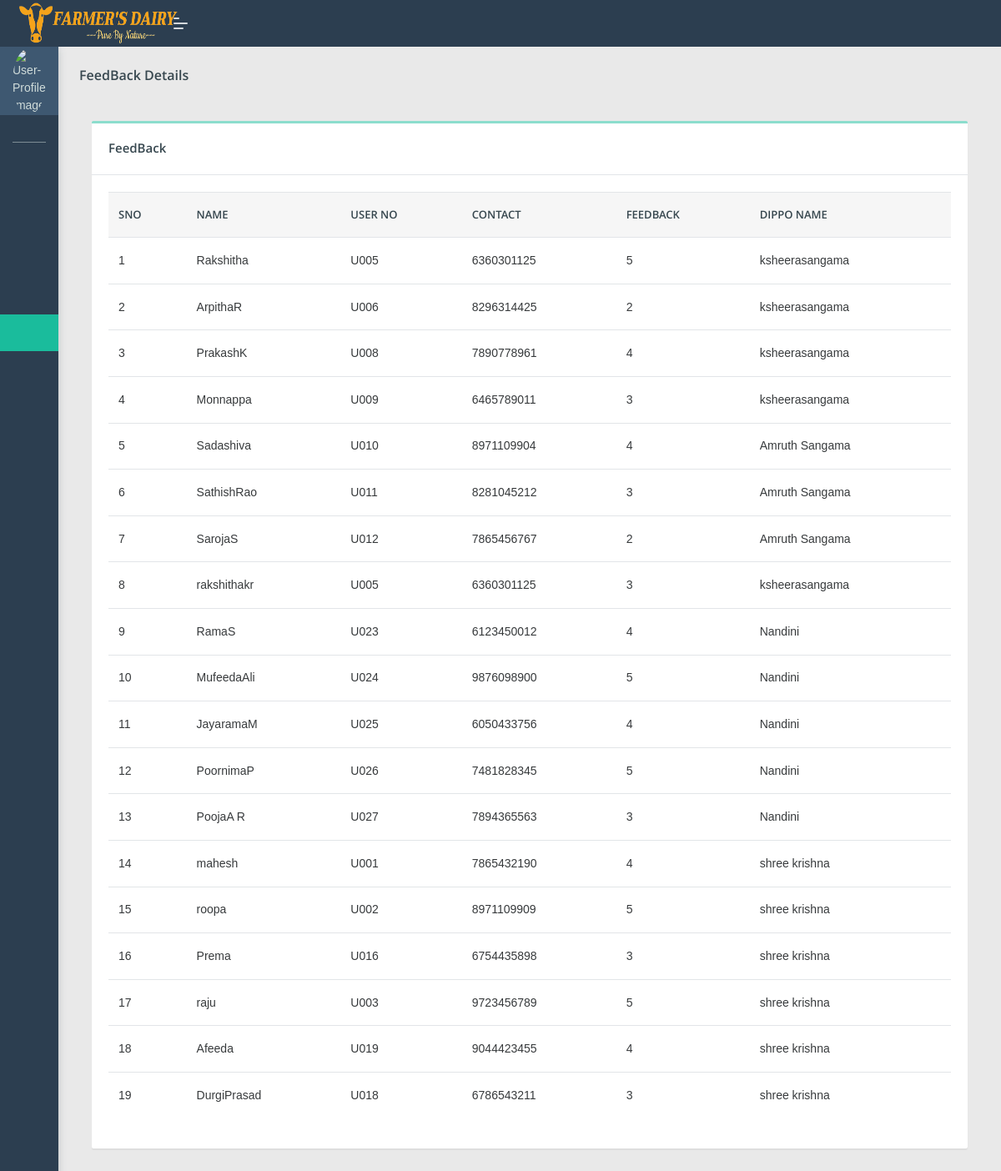
The page /admin/viewfeed.php on the database its author committed.
### tables this page shows
CREATE TABLE `feedback` (
  `id` int(100) NOT NULL,
  `name` varchar(100) NOT NULL,
  `lname` varchar(100) NOT NULL,
  `userno` varchar(100) NOT NULL,
  `ostar` varchar(100) NOT NULL,
  `userid` varchar(100) NOT NULL,
  `dippoid` varchar(100) NOT NULL
);

CREATE TABLE `dipo_reg` (
  `d_id` int(100) NOT NULL,
  `dnumber` varchar(100) NOT NULL,
  `dname` varchar(100) NOT NULL,
  `email` varchar(100) NOT NULL,
  `password` varchar(100) NOT NULL,
  `ph_no` bigint(100) NOT NULL,
  `address` varchar(100) NOT NULL,
  `city` varchar(100) NOT NULL,
  `pin_code` int(100) NOT NULL
);

### admin/viewfeed.php (the view, shortened to what this page needs)
<!DOCTYPE html>
<html lang="en">
<head>
    <link rel="stylesheet" href="assets/css/style.css">
</head>
<body class="">
	<nav class="pcoded-navbar  ">
		<div class="navbar-wrapper  ">
			<div class="navbar-content scroll-div " >
				<div class="">
					<div class="main-menu-header">
						<img class="img-radius" src="assets/images/avatar-2.jpg" alt="User-Profile-Image">
						<div class="user-details">
						</div>
					</div>
				</div>
				<ul class="nav pcoded-inner-navbar ">
					<li class="nav-item pcoded-menu-caption">
					</li>
					<li class="nav-item">
					    <a href="main.php" class="nav-link "><span class="pcoded-micon"><i class="feather icon-home"></i></span><span class="pcoded-mtext">Dashboard</span></a>
					</li>
					<li class="nav-item pcoded-hasmenu">
					    <a href="#!" class="nav-link "><span class="pcoded-micon"><i class="feather icon-align-justify"></i></span><span class="pcoded-mtext">Dippo Details</span></a>
					</li>
					<li class="nav-item">
					    <a href="viewmilk.php" class="nav-link "><span class="pcoded-micon"><i class="feather icon-align-justify"></i></span><span class="pcoded-mtext">Milk Details</span></a>
					</li>
					<li class="nav-item pcoded-hasmenu">
					    <a href="#!" class="nav-link "><span class="pcoded-micon"><i class="feather icon-align-justify"></i></span><span class="pcoded-mtext">Manage Dippo</span></a>
					</li>
					<li class="nav-item">
					    <a href="viewfeed.php" class="nav-link "><span class="pcoded-micon"><i class="feather icon-align-justify"></i></span><span class="pcoded-mtext">View Feedback</span></a>
					</li>
				</ul>
			</div>
		</div>
	</nav>
	<header class="navbar pcoded-header navbar-expand-lg navbar-light header-dark">
				<div class="m-header">
					<a class="mobile-menu" id="mobile-collapse" href="#!"><span></span></a>
					<a href="#!" class="b-brand">
						<img src="assets/images/logo1.png" width="190px" height="50px" class="logo">
					</a>
				</div>
				<div class="collapse navbar-collapse">
					<ul class="navbar-nav mr-auto">
						<li class="nav-item">
							<a href="#!" class="pop-search"><i class="feather icon-search"></i></a>
						</li>
					</ul>
					<ul class="navbar-nav ml-auto">
						<li>
							<div class="dropdown drp-user">
								<a href="#" class="dropdown-toggle" data-toggle="dropdown">
									<i class="feather icon-user"></i>
								</a>
							</div>
						</li>
					</ul>
				</div>
	</header>
<section class="pcoded-main-container">
    <div class="pcoded-content">
        <div class="page-header">
            <div class="page-block">
                <div class="row align-items-center">
                    <div class="col-md-12">
                        <div class="page-header-title">
                            <h5 class="m-b-10">FeedBack Details</h5>
                        </div>
                    </div>
                </div>
            </div>
        </div>
            <div class="col-md-12">
                <div class="card">
                    <div class="card-header">
                        <h5>FeedBack</h5>
                    </div>
                    <div class="card-body table-border-style">
                        <div class="table-responsive">
                            <table class="table table-hover">
                                <thead>
                                    <tr>
                                        <th>SNo</th>
                                        <th>Name</th>
                                        <th>User NO</th>
                                        <th>Contact</th>
										<th>Feedback</th>
										<th>Dippo Name</th>
                                    </tr>
                                </thead>
                                <tbody>
								<?php
								include 'config.php';
								$sql1="select feedback.*,dipo_reg.* from feedback inner join dipo_reg on feedback.dippoid=dipo_reg.email";
								$result1=mysqli_query($con,$sql1);
								$num1=mysqli_num_rows($result1);
								$sI=0;
								if($num1>0)
								{
									while($row1=mysqli_fetch_array($result1))
									{
										$sI+=1;
										$name=$row1[1];
									    $lname=$row1[2];
									    $userno=$row1[3];
										$ostar=$row1[4];
										$userid=$row1[5];
										$dipponame=$row1[9];
								?>
                                     <tr>
									<td><?php echo $sI; ?></td>
									<td><?php echo $name; ?><?php echo $lname; ?></td>
									<td><?php echo $userno; ?></td>
									<td><?php echo $userid; ?></td>
									<td><?php echo $ostar; ?>&nbsp;</td>
									<td><?php echo $dipponame; ?></td>
									</tr>
									   <?php
									}
								}
								?>
                                </tbody>
                            </table>
                        </div>
                    </div>
                </div>
            </div>
        </div>
</section>
</body>
</html>

### rows shown on the page
feedback: name "Rakshitha", userno "U005", userid "6360301125", ostar "5", dipo_reg.dname "ksheerasangama"
feedback: name "Arpitha", lname "R", userno "U006", userid "8296314425", ostar "2", dipo_reg.dname "ksheerasangama"
feedback: name "Prakash", lname "K", userno "U008", userid "7890778961", ostar "4", dipo_reg.dname "ksheerasangama"
feedback: name "Monnappa", userno "U009", userid "6465789011", ostar "3", dipo_reg.dname "ksheerasangama"
feedback: name "Sadashiva", userno "U010", userid "8971109904", ostar "4", dipo_reg.dname "Amruth Sangama"
feedback: name "Sathish", lname "Rao", userno "U011", userid "8281045212", ostar "3", dipo_reg.dname "Amruth Sangama"
feedback: name "Saroja", lname "S", userno "U012", userid "7865456767", ostar "2", dipo_reg.dname "Amruth Sangama"
feedback: name "rakshitha", lname "kr", userno "U005", userid "6360301125", ostar "3", dipo_reg.dname "ksheerasangama"
feedback: name "Rama", lname "S", userno "U023", userid "6123450012", ostar "4", dipo_reg.dname "Nandini"
feedback: name "Mufeeda", lname "Ali", userno "U024", userid "9876098900", ostar "5", dipo_reg.dname "Nandini"
feedback: name "Jayarama", lname "M", userno "U025", userid "6050433756", ostar "4", dipo_reg.dname "Nandini"
feedback: name "Poornima", lname "P", userno "U026", userid "7481828345", ostar "5", dipo_reg.dname "Nandini"
feedback: name "Pooja", lname "A R", userno "U027", userid "7894365563", ostar "3", dipo_reg.dname "Nandini"
feedback: name "mahesh", userno "U001", userid "7865432190", ostar "4", dipo_reg.dname "shree krishna"
feedback: name "roopa", userno "U002", userid "8971109909", ostar "5", dipo_reg.dname "shree krishna"
feedback: name "Prema", userno "U016", userid "6754435898", ostar "3", dipo_reg.dname "shree krishna"
feedback: name "raju", userno "U003", userid "9723456789", ostar "5", dipo_reg.dname "shree krishna"
feedback: name "Afeeda", userno "U019", userid "9044423455", ostar "4", dipo_reg.dname "shree krishna"
feedback: name "Durgi", lname "Prasad", userno "U018", userid "6786543211", ostar "3", dipo_reg.dname "shree krishna"
